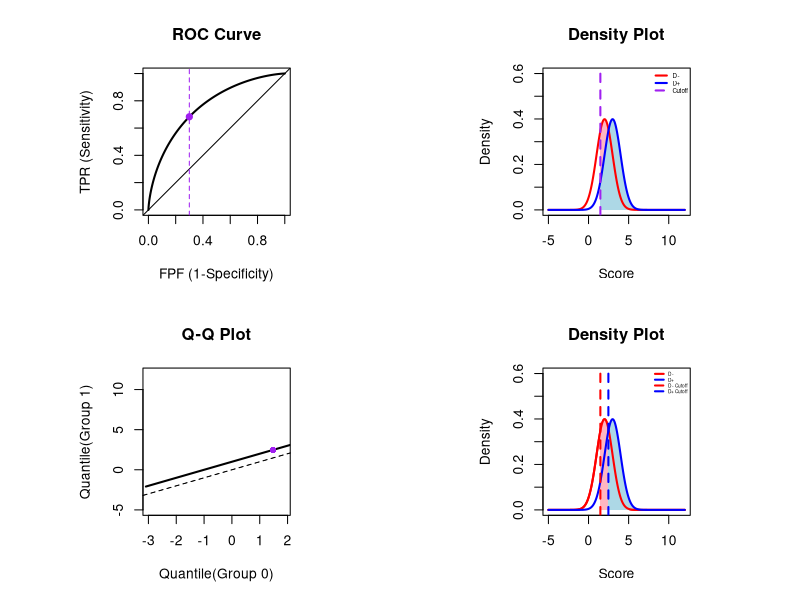

Source code (R):
# Gia Smith
# ROC Function v6
# 06-29-23

## Objectives: 
### 1. Set a finite min and max value for Q-Q Plot
### 2. Complete the mathematical equations given by Jeffrey
#### Standardize y1 N(0,1) and be able to pass a & b for y2 
### 3. Start on the theory computationally

### Notes
#### 1.


plot.roc <- function(m.0 = 2, m.1 = 3, sd.0=1, sd.1 = 1, prob=0.3) {
  
  a=(m.0-m.1)/sd.0
  b=sd.0/sd.1
  
  #x_bound <- c(-5,12)
  #y_bound <- c(-5,12)
  
  par(mfrow=c(2,2), pty='s')
  
  # ROC 
  fpf <- seq(0, 1, 0.001)
  tpr <- 1-pnorm(a + b * qnorm(1-fpf))
  
  ## Plot ROC Curve
  plot(fpf,tpr, type = "l", lwd = 2, main = "ROC Curve", 
       xlab="FPF (1-Specificity)", ylab = "TPR (Sensitivity)")
  abline(0, 1)
  points(prob, 1- pnorm(a + b*qnorm(1-prob)), pch = 19, col = "purple")
  abline(v=prob, lty = "dashed", col = "purple")
  
  ### Draw the distribution
  z <- seq(-5, 12, 0.01)
  y1 <- dnorm(z, mean = m.0, sd = sd.0)
  y2 <- dnorm(z, mean = m.1, sd = sd.1)
  
  ### Z-Score Transformation
  y1.z <- (z-m.0)/sd.0
  1-pnorm(a + b * qnorm(1-y1.z))
  a=(m.0-m.1)/sd.0
  b=sd.0/sd.1
  
  #y1.C <- pnorm(y1, mean = m.0, sd = sd.0)
  #y2.C <- pnorm(y2, mean = m.1, sd = sd.1)
  #normal <- y1.C - y2.C
  
  #y2.z <- (z-m.1)sd.1
  #z.pc <- pnorm(z_score, mean = 0, sd = 1)
  
  
  # Plot Densities w/ same cutoff
  plot(z, y1, type = "n",col = "red", lwd = 2, xlab = "Score", 
       ylab = "Density", main = "Density Plot", xlim = c(-5, 12), ylim = c(0, 0.6))
  
  
  ## Add vertical line for cutoff
  c <- qnorm(prob, mean = m.0, sd = sd.0)
  
  ### Fill area on the right-hand side for y1
  x1 <- z[z >= c]
  y1_density <- y1[z >= c]
  polygon(x = c(x1, max(x1), min(x1)), 
          y = c(y1_density,0, 0), 
          col = "lightpink", border = NA)
  
  ### Fill area on the right-hand side for y2
  x2 <- z[z > c]
  y2_density <- y2[z > c]
  polygon(x = c(x2, max(x2), min(x2)), 
          y = c(y2_density,0, 0), 
          col = "lightblue", border = NA)
  
  # Distribution curves
  lines(z, y1, type = "l", col = "red", lwd = 2)
  lines(z, y2, type = "l", col = "blue", lwd = 2)
  
  abline(v = c, lty = "dashed", col = "purple", lwd=2)
  
  #### Add legend
  legend("topright", legend = c("D-", "D+", "Cutoff"),
         col = c("red", "blue", "purple"), lty = c(1,1,2), lwd = 2, 
         bg = "white", cex = 0.45, bty="n")
  
  # Q-Q
  z <- seq(-5, 12, 0.01)
  #q1 <- z
  #q2 <- a+b*q1
  q0 <- qnorm(fpf)
  q1 <- qnorm(tpr)
  
  ## Plot Q-Q
  plot(q0, q1, xlab = "Quantile(Group 0)", ylab = "Quantile(Group 1)", type="n",
       xlim=c(-3,1.9),
       ylim=c(-5,12),
       main = "Q-Q Plot")
  
  lines(q0,q1, type = "l", lwd = 2, col="black")
  abline(0, 1, lty=2, lwd=0.5)
  
  q0.p <- qnorm(prob, mean = m.0, sd = sd.0)
  q1.p <- qnorm(prob, mean = m.1, sd = sd.1)
  points(q0.p, q1.p, pch=16, col="purple")
  abline(0,1, lty=2)
  
  # Plot Densities w/different cutoffs
  plot(z, y1, type = "l", col = "red", lwd = 2, xlab = "Score", 
       ylab = "Density", main = "Density Plot", xlim = c(-5, 12), ylim = c(0, 0.6))
  #lines(z, y2, type = "l", col = "blue", lwd = 2)
  
  ## Fill area on the left-hand side for y1
  x.q1 <- z[z >= q0.p]
  q1_density <- y1[z >= q0.p]
  polygon(x = c(x.q1, max(x.q1), min(x.q1)), 
          y = c(q1_density,0, 0), 
          col = "lightpink", border = NA)  
  
  
  ## Fill area on the left-hand side for y1
  x.q2 <- z[z >= q1.p]
  q2_density <- y2[z >= q1.p]
  polygon(x = c(x.q2, max(x.q2), min(x.q2)), 
          y = c(q2_density,0, 0), 
          col = "lightblue", border = NA)
  lines(z, y1, type = "l", col = "red", lwd = 2)
  lines(z, y2, type = "l", col = "blue", lwd = 2)
  
  ### Add cutoff lines for y1
  abline(v = q0.p, lty = "dashed", col = "red", lwd=2)
  ### Add cutoff lines for y2
  abline(v = q1.p, lty = "dashed", col = "blue", lwd=2) 
  
  #### Add legend
  legend("topright", legend = c("D-", "D+", "D- Cutoff", "D+ Cutoff"),
         col = c("red", "blue", "red", "blue"), lty = c(1,1,2,2), lwd = 2, 
         bg = "white", cex = 0.35, bty="n")
  
}

plot.roc()